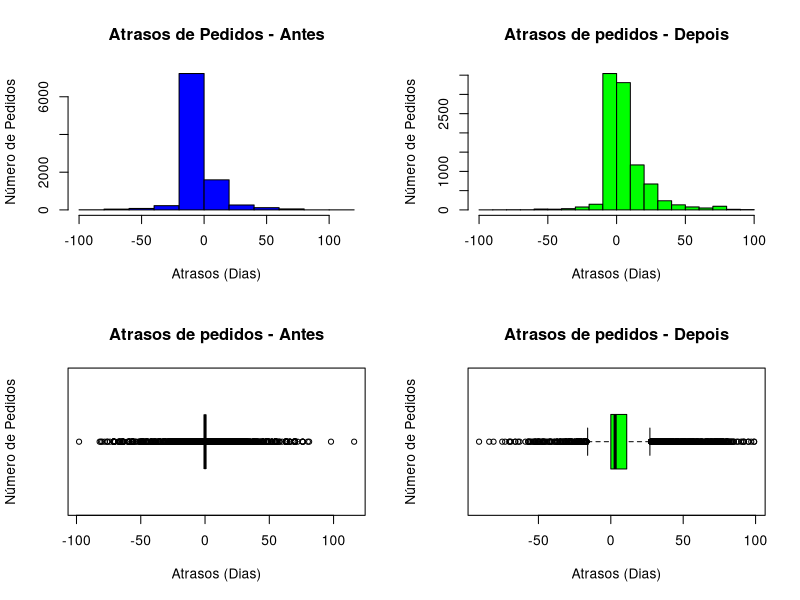

Generate this figure with R: (Note: this script raises an error after producing the figure.)
# Delivery On Commitment - Pedidos de Vendas

# Configurando o diretório de trabalho
setwd("F:/Analytics/Comercial/Pedidos")
getwd()

# Pacotes
install.packages("readxl")
install.packages("e1071")
install.packages("nortest")
library(nortest)
library(readxl)
library(e1071)


# Carregando o Dataset
dados <- read_excel("dados.xlsx")
View(dados)
dim(dados)
str(dados)

##### Análise Exploratória ##### 
# Verificando valores missing
colSums(is.na(dados))

# Calculando as estatísticas
summary(dados)

# Apos o mes 06/2018 -> depois
# Ate o mes 06/2018  -> antes

# Vetor com o nome das estatísticas
nomes_stats <- c("Média", "Desvio Padrão", "Variância", "Atrasos do Periodo")

# DOC - Calculando as estatísticas de atrasos em pedidos até 06/2018
dados_stats_antes <- c(round(mean(dados$antes), digits = 2), 
                       round(sd(dados$antes), digits = 2), 
                       round(var(dados$antes), digits = 2),
                       "Pedidos ate 06/2019")

# DOC - Calculando as estatísticas de atrasos em pedidos após 06/2018
dados_stats_depois <- c(round(mean(dados$depois), digits = 2), 
                      round(sd(dados$depois), digits = 2), 
                      round(var(dados$depois), digits = 2),
                      "Pedidos apos 06/2019")

# Combina os resultados para comparação
dados_stats_combined <- rbind(nomes_stats, dados_stats_antes, dados_stats_depois)
View(dados_stats_combined)

# Análise Univariada

# Range
range_antes <- max(dados$antes) - min(dados$antes)
range_antes

range_depois <- max(dados$depois) - min(dados$depois)
range_depois

# Intervalo Interquartil
summary(dados)

IQR_antes <- IQR(dados$antes)
IQR_antes

IQR_depois <- IQR(dados$depois)
IQR_depois

# O intervalo interquartilico variou consideravelmente
# Antes -> Era irrelevante e os valores maximos eram outliers
# Depois -> Os atrasos se concentram nos quartis superiores

# A media aumentou significativamente

# Representação Gráfica
# Ajusta a área de plotagem
par(mfrow = c(2,2))

# Histograma
hist(dados$antes, 
     main = "Atrasos de Pedidos - Antes", 
     xlab = "Atrasos (Dias)", 
     ylab = "Número de Pedidos", 
     col = "Blue")

hist(dados$depois, 
     main = "Atrasos de pedidos - Depois", 
     xlab = "Atrasos (Dias)", 
     ylab = "Número de Pedidos", 
     col = "Green")

# Um histograma é inclinado para a direita se o pico do histograma virar para a esquerda. 
# Portanto, a cauda do histograma tem uma inclinação positiva para a direita. 
# O raciocínio inverso é o mesmo.

# Boxplot
boxplot(dados$antes, 
        main = "Atrasos de pedidos - Antes", 
        xlab = "Atrasos (Dias)", 
        ylab = "Número de Pedidos", 
        col = "Blue", 
        horizontal = TRUE)

boxplot(dados$depois, 
        main = "Atrasos de pedidos - Depois", 
        xlab = "Atrasos (Dias)", 
        ylab = "Número de Pedidos", 
        col = "Green", 
        horizontal = TRUE)

# Boxplot assimétrico à esquerda
# Se a maior parte das observações estiver na extremidade superior da escala, um boxplot 
# será assimétrico à esquerda. 
# Consequentemente, o "bigode" esquerdo é mais longo que o "bigode" direito.
# Como resultado, a média é menor que a mediana.

# Boxplot assimétrico à direita
# Se um boxplot estiver assimétrico à direita, a caixa mudará para a esquerda e o 
# "bigode" direito ficará mais longo. Como resultado, a média é maior que a mediana.

# Portanto, a variável com revestimento antes é assimétrica à direita, pois a maioria dos 
# dados está localizada à direita do "pico". A média é maior que a mediana.

# A variável revestimento depois também é inclinada (assimétrica) à direita, pois a maioria dos dados 
# está localizada à direita do gráfico. A média é maior que a mediana.

summary(dados$antes)
summary(dados$depois)

# Assimetria

# Se uma cauda é mais longa que a outra, a distribuição é inclinada ou assimétrica. 
# Às vezes, essas distribuições são chamadas de distribuições assimétricas, pois não mostram 
# nenhum tipo de simetria. Simetria significa que metade da distribuição é uma imagem espelhada 
# da outra metade. Por exemplo, a distribuição normal é uma distribuição simétrica sem inclinação. 
# As caudas são exatamente as mesmas.

# Uma distribuição inclinada para a esquerda tem uma longa cauda esquerda. 
# As distribuições inclinadas para a esquerda também são chamadas de distribuições inclinadas 
# negativamente. Isso ocorre porque há uma cauda longa na direção negativa na linha numérica. 
# A média está à esquerda do pico.

# Uma distribuição inclinada à direita tem uma longa cauda direita. 
# Distribuições com inclinação à direita também são chamadas de distribuições com inclinação positiva. 
# Isso ocorre porque há uma cauda longa na direção positiva na linha numérica. 
# A média está à direita do pico.

# Em uma distribuição normal, a média e a mediana são o mesmo número, enquanto a média e a mediana 
# em uma distribuição assimétrica se tornam números diferentes. Podemos então calcular o 
# coeficiente de assimetria.

# Se a assimetria é menor que -1 ou maior que 1, a distribuição é altamente distorcida.
# Se a assimetria é entre -1 e -0,5 ou entre 0,5 e 1, a distribuição é enviesada (assimétrica) moderadamente.
# Se a assimetria é entre -0,5 e 0,5, a distribuição é aproximadamente simétrica.

# A medida positiva indicaria que a média dos valores dos dados é maior do que a mediana e 
# a distribuição dos dados é inclinada para a direita.

# Uma medida negativa indica que a média dos valores dos dados é menor que a mediana e a 
# distribuição dos dados é inclinada para a esquerda. 

skewness(dados$antes)
summary(dados$antes)

skewness(dados$depois)
summary(dados$depois)

# Curtose

# A curtose informa a altura e a nitidez do pico central, em relação a uma curva de sino padrão.
# A distribuição normal tem kurtosis igual a zero.

# Uma curtose negativa significa que sua distribuição é mais plana que uma curva normal com a 
# mesma média e desvio padrão. O raciocínio inverso é o mesmo.
kurtosis(dados$antes)
kurtosis(dados$depois)

# Se você estiver executando um teste estatístico paramétrico em seus dados (por exemplo, uma ANOVA), 
# o uso de dados altamente inclinados para a direita ou esquerda pode levar a resultados enganosos. 
# Portanto, se você deseja executar um teste nesse tipo de dados, execute uma transformação de log e 
# execute o teste nos números transformados.

# Teste de Normalidade - Shapiro Test
# Hipótese Nula (H0): Os dados são normalmente distribuídos. 
# Hipótese Alternativa (H1): Os dados não são normalmente distribuídos. 

# Se o valor-p for maior que 0.05 não rejeitamos a hipótese nula e podemos assumir a normalidade dos dados.
# Se o valor-p for menor que 0.05 rejeitamos a hipótese nula e não podemos assumir a normalidade dos dados.
?shapiro.test
shapiro.test(dados$antes)
shapiro.test(dados$depois)
#Error in shapiro.test(dados$antes) : 
 #       sample size must be between 3 and 5000

# Realizando Anderson-Darling devido ao tamanho da amostra
ad.test(dados$antes)
ad.test(dados$depois)

# Análise Bivariada

# Ajusta a área de plotagem
par(mfrow = c(1,1))

# Scatter Plot
plot(dados$antes, dados$depois)

# Correlação
?cor
cor(dados$antes, dados$depois)


# Teste de Hipóteses

# O Teste de Hipóteses é uma forma de inferência estatística que usa dados de uma amostra para tirar 
# conclusões sobre um parâmetro populacional ou uma distribuição de probabilidade populacional. 

# Primeiro, é feita uma suposição provisória sobre o parâmetro ou distribuição. Essa suposição é chamada 
# de hipótese nula e é indicada por H0. Uma hipótese alternativa (denotada H1), é o oposto do que é 
# declarado na hipótese nula. O procedimento de teste de hipóteses envolve o uso de dados 
# de amostra para determinar se H0 pode ou não ser rejeitada. 

# Se H0 for rejeitada, a conclusão estatística é que a hipótese alternativa H1 é verdadeira.

# Formulação da Hipótese

# Hipótese Nula (H0) – Não há diferença significativa na performance de entrega após as mudanças na fábrica.
# a mudança no gráfico foi "por acaso".
# H0: muantes - mudepois igual a 0 (zero)

# Hipótese Alternativa (H1) – Há diferença significativa na performance de entrega após as mudanças na fábrica.
# H1: muantes - mudepois diferente de 0 (zero)

# A condição preliminar para se aplicar o teste t é a existência de distribuição normal dos dados 
# em ambos grupos de dados. 

# Todavia, existe um impasse! Há três tipos de test t: 
# teste t de uma amostra
# teste t de amostras independentes 
# teste t de amostras relacionadas (pareadas)

# Usamos o teste t de uma amostra para verificar os valores da variável em relação a média conhecida 
# de uma população.

# Para realizarmos os testes de igualdade de variâncias e os testes de médias, precisamos que as 
# duas populações sejam independentes. Esse é um teste de amostras independentes. Por isso paired = F. 

?t.test
teste_hipo <- t.test(dados$antes, dados$depois, paired = F, conf.level = 0.95, alternative = "t") 
teste_hipo

# O teste t pareado é útil para analisar o mesmo conjunto de itens que foram medidos sob duas 
# condições diferentes, as diferenças nas medições feitas sobre o mesmo assunto antes e depois 
# de um tratamento, ou diferenças entre dois tratamentos dados ao mesmo assunto.

# Interpretação do nosso resultado - p-value muito baixo
# Rejeitamos a hipotese nula e aceitamos a hipotese alternativa

# Valor-p

# Probabiblidade de que a estatística do teste assuma um valor extremo em relação ao valor 
# observado quando H0 é verdadeira.

# Lembre-se disso (considerando oo valor-p de 0.05):

# Valor-p Baixo: Forte evidência empírica contra H0.
# Valor-p Alto: Pouca ou nenhuma evidência empírica contra H0

# Determinando a Força do Teste e o Tamanho o Ideal de Amostra

# Diferença das médias
delta_mean <- mean(dados$antes) - mean(dados$depois)
delta_mean

# Desvio padrão da diferença entre os dados
delta_desvio <- sd(dados$antes - dados$depois)
delta_desvio

# Size Effect
size_effect = delta_mean/delta_desvio
size_effect

# Power Test - Força do Teste
library(pwr)
?pwr.t.test
dim(dados)
power_teste <- pwr.t.test(n = 9607, d = size_effect, sig.level = 0.05, alternative = "t")
power_teste

# Tamanho ideal da amostra
tamanho_amostra <- pwr.t.test(power = .95, d = 0.5, type = "t", alternative = "t", sig.level = .05)
tamanho_amostra

# A Conclusão da Análise está no PDF em anexo
